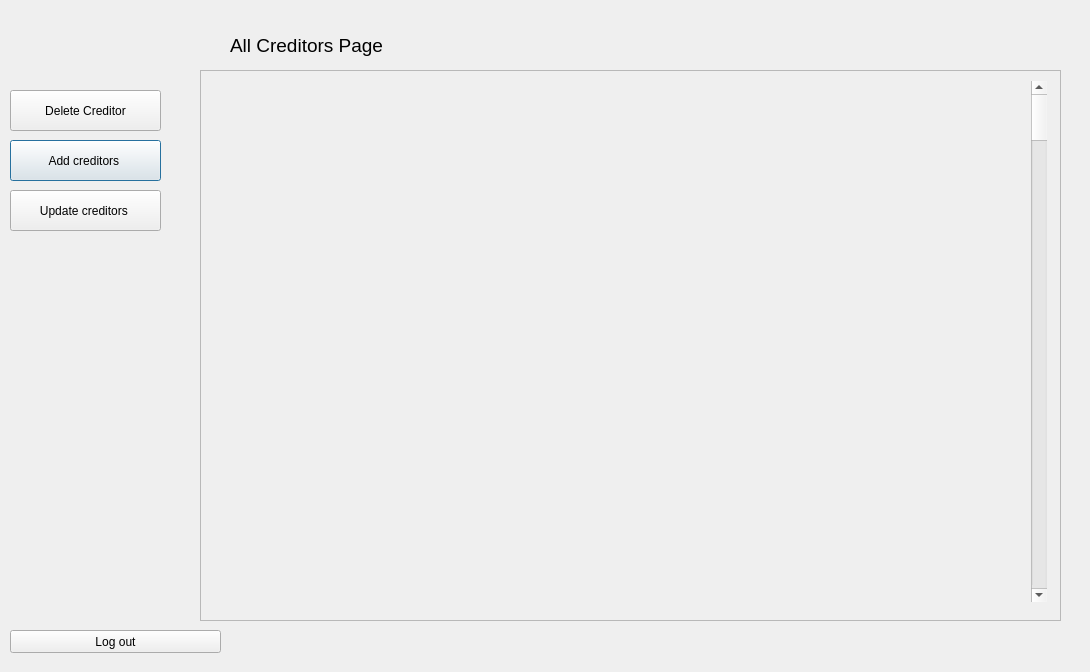
<?xml version="1.0" encoding="UTF-8"?>
<ui version="4.0">
 <class>TransactionPage</class>
 <widget class="QDialog" name="TransactionPage">
  <property name="geometry">
   <rect>
    <x>0</x>
    <y>0</y>
    <width>1090</width>
    <height>672</height>
   </rect>
  </property>
  <property name="windowTitle">
   <string>Dialog</string>
  </property>
  <widget class="QLabel" name="label">
   <property name="geometry">
    <rect>
     <x>230</x>
     <y>30</y>
     <width>411</width>
     <height>31</height>
    </rect>
   </property>
   <property name="font">
    <font>
     <pointsize>14</pointsize>
    </font>
   </property>
   <property name="text">
    <string>All Creditors Page</string>
   </property>
  </widget>
  <widget class="QPushButton" name="pushButton_AddCreditors">
   <property name="geometry">
    <rect>
     <x>10</x>
     <y>140</y>
     <width>151</width>
     <height>41</height>
    </rect>
   </property>
   <property name="autoFillBackground">
    <bool>false</bool>
   </property>
   <property name="text">
    <string>Add creditors </string>
   </property>
  </widget>
  <widget class="QPushButton" name="pushButton_DeleteCreditor">
   <property name="geometry">
    <rect>
     <x>10</x>
     <y>90</y>
     <width>151</width>
     <height>41</height>
    </rect>
   </property>
   <property name="text">
    <string>Delete Creditor</string>
   </property>
  </widget>
  <widget class="QPushButton" name="pushButton_logout">
   <property name="geometry">
    <rect>
     <x>10</x>
     <y>630</y>
     <width>211</width>
     <height>23</height>
    </rect>
   </property>
   <property name="text">
    <string>Log out</string>
   </property>
  </widget>
  <widget class="QPushButton" name="pushButton_updateCreditors">
   <property name="geometry">
    <rect>
     <x>10</x>
     <y>190</y>
     <width>151</width>
     <height>41</height>
    </rect>
   </property>
   <property name="text">
    <string>Update creditors </string>
   </property>
  </widget>
  <widget class="QScrollArea" name="scrollArea">
   <property name="geometry">
    <rect>
     <x>200</x>
     <y>70</y>
     <width>861</width>
     <height>551</height>
    </rect>
   </property>
   <property name="widgetResizable">
    <bool>true</bool>
   </property>
   <widget class="QWidget" name="scrollAreaWidgetContents">
    <property name="geometry">
     <rect>
      <x>0</x>
      <y>0</y>
      <width>859</width>
      <height>549</height>
     </rect>
    </property>
    <widget class="QScrollBar" name="verticalScrollBar">
     <property name="geometry">
      <rect>
       <x>830</x>
       <y>10</y>
       <width>16</width>
       <height>521</height>
      </rect>
     </property>
     <property name="orientation">
      <enum>Qt::Vertical</enum>
     </property>
    </widget>
   </widget>
  </widget>
 </widget>
 <resources/>
 <connections/>
</ui>
